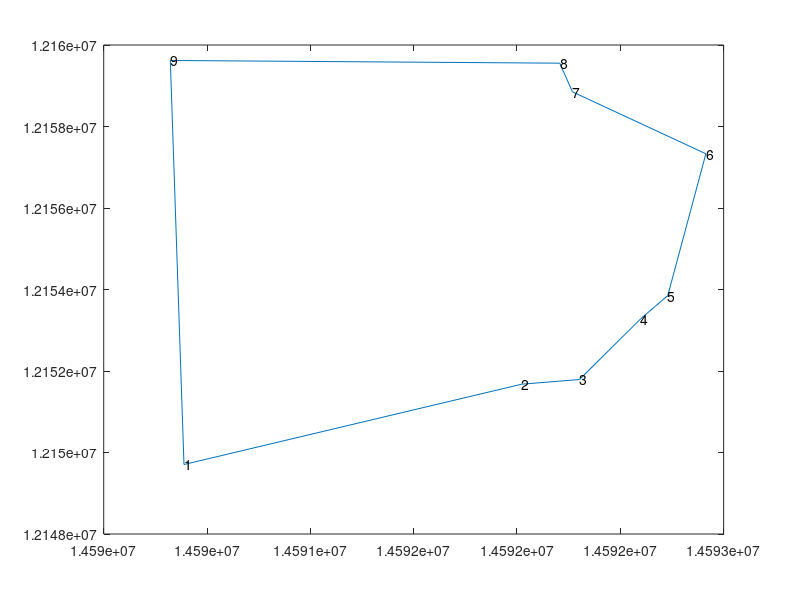

The MATLAB script that drew this image:
clear all;
clc;
close all;

zuobiao = [18.7105	3.22676
18.7129	3.22765
18.7132	3.22761
18.7142	3.22875
18.7146	3.22918
18.7165	3.2321
18.7167	3.23374
18.717	3.23438
18.7154	3.23538
18.7105	3.22676
]*1e6;
x_bases = zuobiao(:,1);
y_bases = zuobiao(:,2);
sita = 30;
x_base = cosd(sita) * x_bases -sind(sita) * y_bases;
y_base = sind(sita) * x_bases + cosd(sita) * y_bases;
plot(x_base, y_base)

for idx = 1:length(x_base)-1
    text(x_base(idx), y_base(idx), num2str(idx))
end
points_n = length(zuobiao);
for idx = 1:points_n-1
    point_a = x_base(idx:idx+1);
    point_b = y_base(idx:idx+1);
    p(idx, :) = polyfit(point_a, point_b, 1);
end
save('xishu3.mat', 'p')

